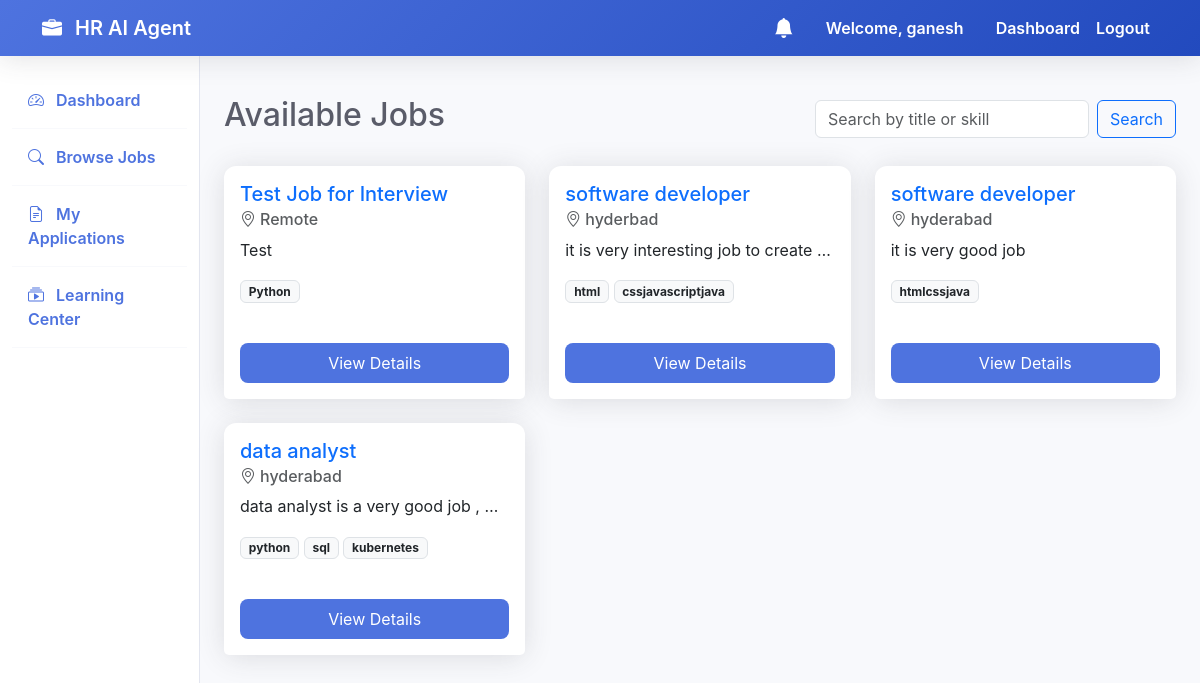
Page /jobs/list/ (signed in) on the earlier database version.
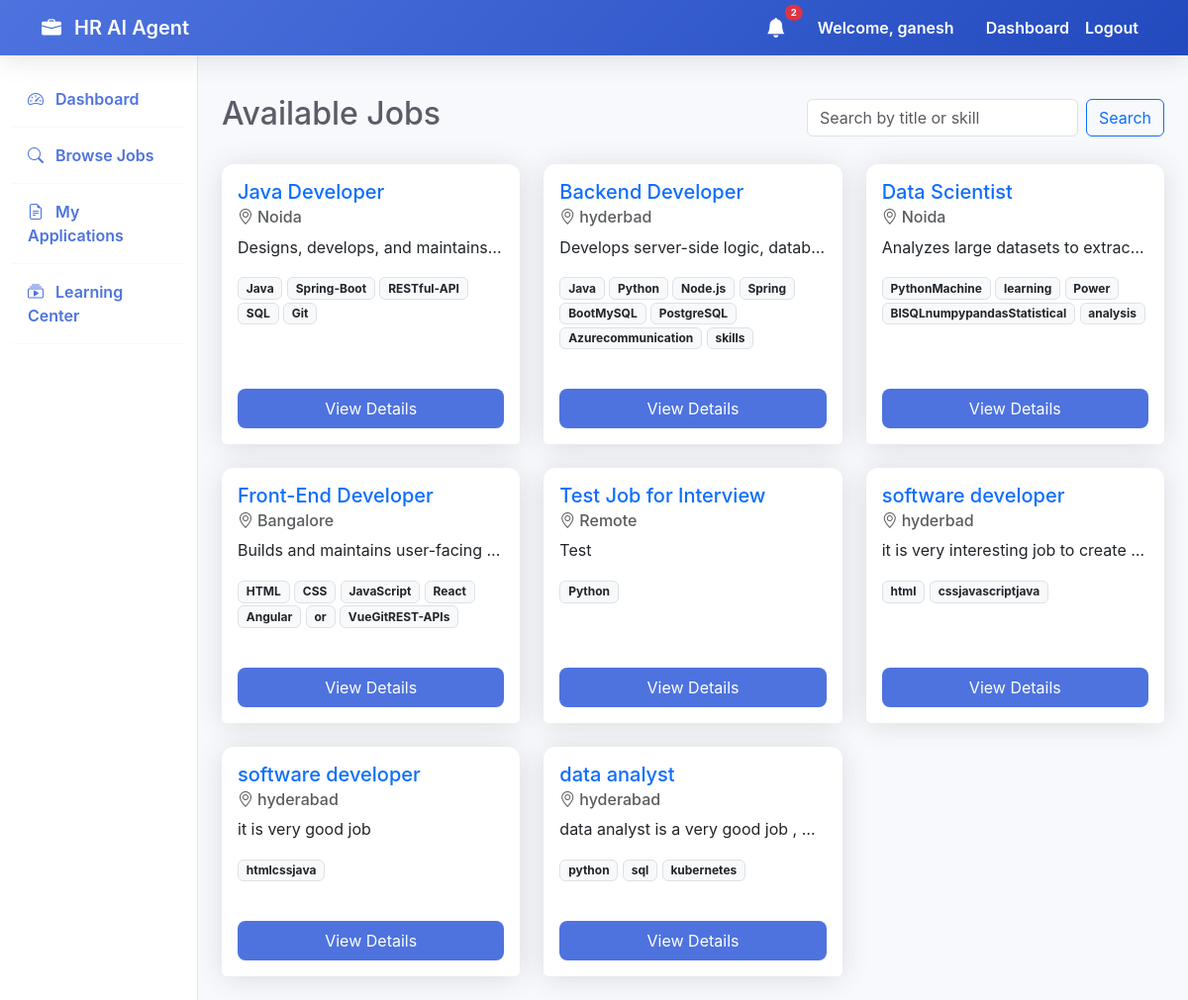
Same page on the later database version.
### jobs/models.py (models this page shows, shortened)
class Job(models.Model):
    hr = models.ForeignKey(settings.AUTH_USER_MODEL, on_delete=models.CASCADE, related_name='posted_jobs')
    title = models.CharField(max_length=255)
    description = models.TextField()
    skills_required = models.TextField(help_text="Comma separated skills")
    experience_required = models.CharField(max_length=100)
    location = models.CharField(max_length=255)
    created_at = models.DateTimeField(auto_now_add=True)

### jobs/views.py (the view)
# urls.py: path('list/', views.job_list, name='job_list'),
@login_required
def job_list(request):
    jobs = Job.objects.all().order_by('-created_at')
    query = request.GET.get('q')
    if query:
        jobs = jobs.filter(title__icontains=query) | jobs.filter(skills_required__icontains=query)
    return render(request, 'jobs/job_list.html', {'jobs': jobs})

### interviews/context_processors.py (called while the page is built)
def unread_notifications(request):
    if request.user.is_authenticated:
        count = Notification.objects.filter(recipient=request.user, is_read=False).count()
        return {'unread_notifications_count': count}
    return {'unread_notifications_count': 0}

### templates/jobs/job_list.html (shortened to what this page needs)
{% extends 'base.html' %}
{% block content %}
<div class="d-flex justify-content-between flex-wrap flex-md-nowrap align-items-center pt-3 pb-4">
    <h1 class="h2">Available Jobs</h1>
    <form class="d-flex" method="get">
        <input class="form-control me-2" type="search" name="q" placeholder="Search by title or skill"
            aria-label="Search" value="{{ request.GET.q }}">
        <button class="btn btn-outline-primary" type="submit">Search</button>
    </form>
</div>
<div class="row row-cols-1 row-cols-md-2 row-cols-lg-3 g-4">
    {% for job in jobs %}
    <div class="col">
        <div class="card h-100">
            <div class="card-body">
                <h5 class="card-title text-primary">{{ job.title }}</h5>
                <h6 class="card-subtitle mb-2 text-muted"><i class="bi bi-geo-alt me-1"></i>{{ job.location }}</h6>
                <p class="card-text text-truncate">{{ job.description }}</p>
                <div class="mb-3">
                    {% for skill in job.skills_required.split %}
                    <span class="badge bg-light text-dark border">{{ skill|cut:"," }}</span>
                    {% endfor %}
                </div>
            </div>
            <div class="card-footer bg-white border-top-0 pb-3">
                <a href="{% url 'job_detail' job.id %}" class="btn btn-primary w-100">View Details</a>
            </div>
        </div>
    </div>
    {% empty %}
    <div class="col-12 text-center py-5">
        <p class="lead">No jobs found matching your criteria.</p>
    </div>
    {% endfor %}
</div>
{% endblock %}

### templates/base.html (shortened to what the changed rows need)
<!DOCTYPE html>
<html lang="en">
<head>
    <link href="https://cdn.jsdelivr.net/npm/bootstrap@5.3.0/dist/css/bootstrap.min.css" rel="stylesheet">
    <link rel="stylesheet" href="https://cdn.jsdelivr.net/npm/bootstrap-icons@1.10.5/font/bootstrap-icons.css">
</head>
<body>
    <nav class="navbar navbar-expand-lg sticky-top">
        <div class="container">
            <div class="collapse navbar-collapse" id="navbarNav">
                <ul class="navbar-nav ms-auto">
                    {% if user.is_authenticated %}
                    <li class="nav-item me-3 d-flex align-items-center">
                        <a href="{% url 'dashboard' %}" class="nav-link position-relative py-0">
                            <i class="bi bi-bell-fill fs-5"></i>
                            {% if unread_notifications_count > 0 %}
                            <span
                                class="position-absolute top-0 start-100 translate-middle badge rounded-pill bg-danger"
                                style="font-size: 0.6rem;">
                                {{ unread_notifications_count }}
                            </span>
                            {% endif %}
                        </a>
                    </li>
                    {% endif %}
                </ul>
            </div>
        </div>
    </nav>
    <div class="container-fluid">
        <div class="row">
            {% if user.is_authenticated %}
            <main class="col-md-9 ms-sm-auto col-lg-10 px-md-4 py-4">
                {% block content %}{% endblock %}
            </main>
            {% endif %}
        </div>
    </div>
</body>
</html>

Differences in the rows shown:
added Job: title "Java Developer", location "Noida", description "Designs, develops, and maintains…", split "Java" "Spring-Boot" "RESTful-API" "SQL" "Git"
added Job: title "Backend Developer", location "hyderbad", description "Develops server-side logic, datab…", split "Java" "Python" "Node.js" "Spring" "BootMySQL" "PostgreSQL" "Azurecommunication" "skills"
added Job: title "Data Scientist", location "Noida", description "Analyzes large datasets to extrac…", split "PythonMachine" "learning" "Power" "BISQLnumpypandasStatistical" "analysis"
added Job: title "Front-End Developer", location "Bangalore", description "Builds and maintains user-facing…", split "HTML" "CSS" "JavaScript" "React" "Angular" "or" "VueGitREST-APIs"
Other differences:
{{ unread_notifications_count }}: (not shown) → "2"
